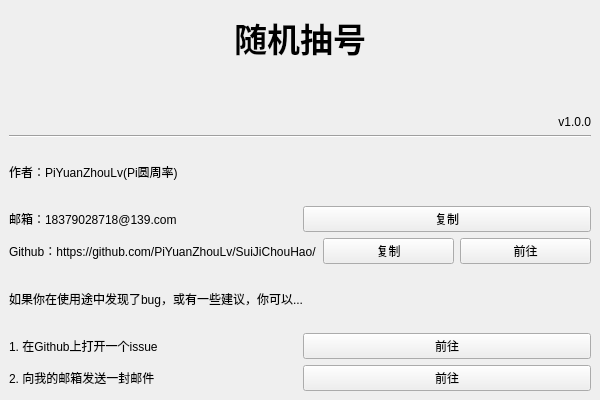
<?xml version="1.0" encoding="UTF-8"?>
<ui version="4.0">
 <class>MainWindow</class>
 <widget class="QMainWindow" name="MainWindow">
  <property name="geometry">
   <rect>
    <x>0</x>
    <y>0</y>
    <width>600</width>
    <height>400</height>
   </rect>
  </property>
  <property name="windowTitle">
   <string>关于...</string>
  </property>
  <widget class="QWidget" name="centralwidget">
   <layout class="QVBoxLayout" name="verticalLayout">
    <item>
     <widget class="QLabel" name="label">
      <property name="font">
       <font>
        <pointsize>25</pointsize>
        <weight>75</weight>
        <bold>true</bold>
       </font>
      </property>
      <property name="text">
       <string>随机抽号</string>
      </property>
      <property name="alignment">
       <set>Qt::AlignCenter</set>
      </property>
     </widget>
    </item>
    <item>
     <widget class="QLabel" name="label_2">
      <property name="text">
       <string>v1.0.0</string>
      </property>
      <property name="alignment">
       <set>Qt::AlignBottom|Qt::AlignRight|Qt::AlignTrailing</set>
      </property>
     </widget>
    </item>
    <item>
     <widget class="Line" name="line">
      <property name="orientation">
       <enum>Qt::Horizontal</enum>
      </property>
     </widget>
    </item>
    <item>
     <widget class="QLabel" name="label_3">
      <property name="text">
       <string>作者：PiYuanZhouLv(Pi圆周率)</string>
      </property>
      <property name="alignment">
       <set>Qt::AlignLeading|Qt::AlignLeft|Qt::AlignVCenter</set>
      </property>
     </widget>
    </item>
    <item>
     <layout class="QHBoxLayout" name="horizontalLayout">
      <item>
       <widget class="QLabel" name="label_4">
        <property name="text">
         <string>邮箱：18379028718@139.com</string>
        </property>
        <property name="alignment">
         <set>Qt::AlignLeading|Qt::AlignLeft|Qt::AlignVCenter</set>
        </property>
       </widget>
      </item>
      <item>
       <widget class="QPushButton" name="copy_email">
        <property name="text">
         <string>复制</string>
        </property>
       </widget>
      </item>
     </layout>
    </item>
    <item>
     <layout class="QHBoxLayout" name="horizontalLayout_2">
      <item>
       <widget class="QLabel" name="label_5">
        <property name="text">
         <string>Github：https://github.com/PiYuanZhouLv/SuiJiChouHao/</string>
        </property>
        <property name="alignment">
         <set>Qt::AlignLeading|Qt::AlignLeft|Qt::AlignVCenter</set>
        </property>
       </widget>
      </item>
      <item>
       <widget class="QPushButton" name="copy_github">
        <property name="text">
         <string>复制</string>
        </property>
       </widget>
      </item>
      <item>
       <widget class="QPushButton" name="goto_github">
        <property name="text">
         <string>前往</string>
        </property>
       </widget>
      </item>
     </layout>
    </item>
    <item>
     <widget class="QLabel" name="label_6">
      <property name="text">
       <string>如果你在使用途中发现了bug，或有一些建议，你可以...</string>
      </property>
      <property name="alignment">
       <set>Qt::AlignLeading|Qt::AlignLeft|Qt::AlignVCenter</set>
      </property>
     </widget>
    </item>
    <item>
     <layout class="QHBoxLayout" name="horizontalLayout_3">
      <item>
       <widget class="QLabel" name="label_7">
        <property name="text">
         <string>1. 在Github上打开一个issue</string>
        </property>
       </widget>
      </item>
      <item>
       <widget class="QPushButton" name="new_issue">
        <property name="text">
         <string>前往</string>
        </property>
       </widget>
      </item>
     </layout>
    </item>
    <item>
     <layout class="QHBoxLayout" name="horizontalLayout_4">
      <item>
       <widget class="QLabel" name="label_8">
        <property name="text">
         <string>2. 向我的邮箱发送一封邮件</string>
        </property>
       </widget>
      </item>
      <item>
       <widget class="QPushButton" name="sendto_email">
        <property name="text">
         <string>前往</string>
        </property>
       </widget>
      </item>
     </layout>
    </item>
   </layout>
  </widget>
 </widget>
 <resources/>
 <connections/>
</ui>
